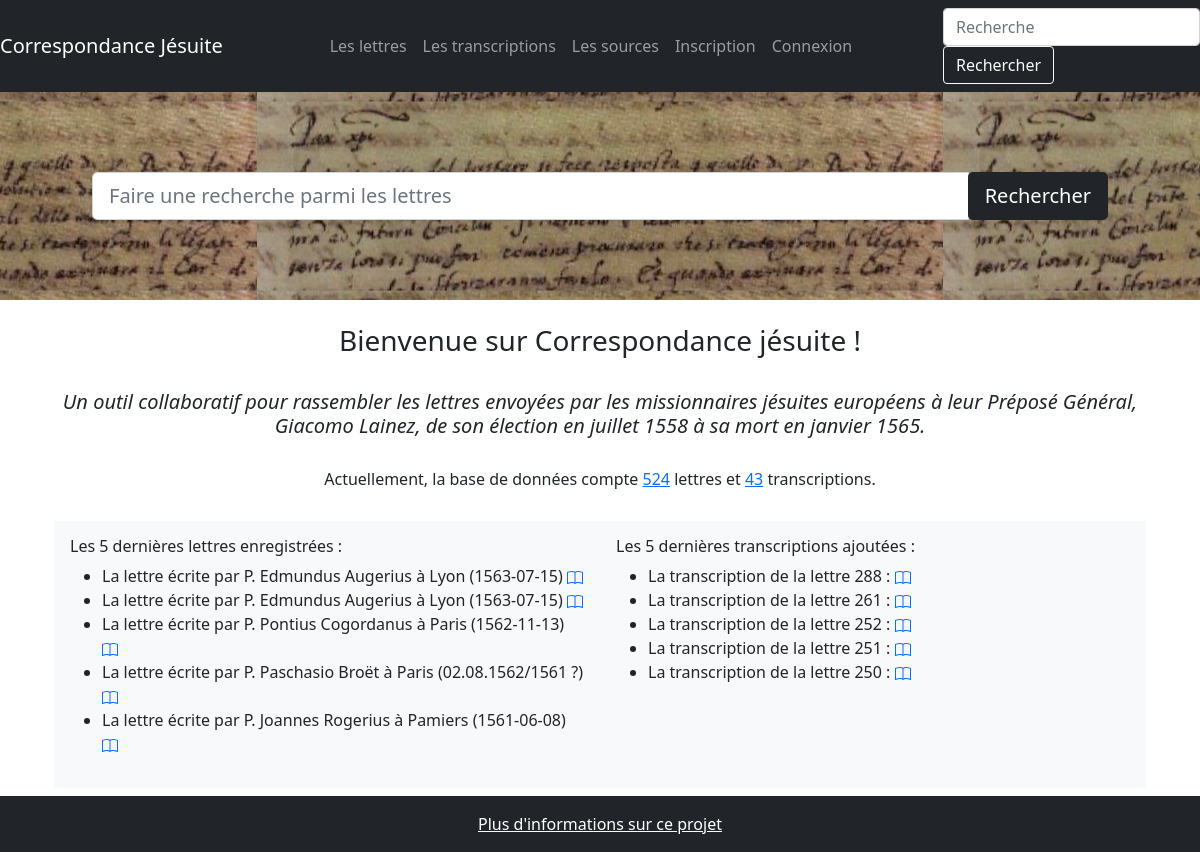
The page / on the database its author committed.
### correspondance/modeles/donnees.py (models this page shows, shortened)
class Lettre(db.Model):
    __tablename__ = "lettre"
    lettre_id = db.Column(db.Integer, unique=True, nullable=False, primary_key=True, autoincrement=True)
    lettre_date = db.Column(db.Text, nullable=False)
    lettre_numero = db.Column(db.Text)
    lettre_redacteur = db.Column(db.Text)
    lettre_lieu = db.Column(db.Text)
    lettre_volume = db.relationship("Publication", secondary=Source, backref=db.backref("Lettre", lazy='dynamic'))
    transcription_texte: List["Transcription"] = db.relationship("Transcription", back_populates="lettre",
                                                                 cascade="all,delete")
    contributions = db.relationship("Contribution", back_populates="lettre")

class Transcription(db.Model):
    __tablename__ = "transcription"
    transcription_id = db.Column(db.Integer, unique=True, nullable=False, primary_key=True, autoincrement=True)
    transcription_texte = db.Column(db.Text, nullable=False)
    transcription_lettre_id = db.Column(db.Integer, db.ForeignKey('lettre.lettre_id'), nullable=False)
    lettre: Lettre = db.relationship("Lettre", back_populates="transcription_texte")
    contributions = db.relationship("Contribution", back_populates="transcription")

### correspondance/routes/generic.py (the view)
@app.route('/')
def accueil():
    toutes_les_lettres = Lettre.query.all()
    dernieres_lettres = Lettre.query.order_by(Lettre.lettre_id.desc()).limit(5).all()
    toutes_les_transcriptions = Transcription.query.all()
    dernieres_transcriptions = Transcription.query.order_by(Transcription.transcription_id.desc()).limit(5).all()
    return render_template('pages/accueil.html', nom="Correspondance jésuite", dernieres_lettres=dernieres_lettres,
                           toutes_les_lettres=toutes_les_lettres, dernieres_transcriptions=dernieres_transcriptions,
                           toutes_les_transcriptions=toutes_les_transcriptions)

### correspondance/templates/pages/accueil.html (shortened to what this page needs)
{% extends "conteneur.html" %}
{% block afternav %}
    {% include "partials/recherche.html" %}
{%endblock%}
{%block corps%}
<div>
    <br/>
        <h3 class="text-center">Bienvenue sur {{nom}} !</h3>
    <br/>
        <h5  class="text-center"><em>Un outil collaboratif pour rassembler les lettres envoyées par les missionnaires
            jésuites européens à leur Préposé Général, Giacomo Lainez, de son élection en juillet 1558 à sa mort en
            janvier 1565.</em>
        </h5>
    <br/>
        {% if toutes_les_lettres and toutes_les_transcriptions %}
            <h6 class="text-center">Actuellement, la base de données compte
                <a href="{{url_for('lettres')}}">{{toutes_les_lettres|length}}</a> lettres et
                <a href="{{url_for('transcriptions')}}">{{toutes_les_transcriptions|length}}</a> transcriptions.
            </h6>
    <br/>
<div class="container">
    <div class="row">
        <div class="col p-3 mb-2 bg-light text-dark">
            <h6> Les {{dernieres_lettres|length}} dernières lettres enregistrées : </h6>
                <ul>{% for lettre in dernieres_lettres %}
                    <li>La lettre écrite par {{lettre.lettre_redacteur}} à {{lettre.lettre_lieu}} ({{lettre.lettre_date}})
                    <a href="{{url_for('unique_lettre', lettre_id = lettre.lettre_id)}}">
                    </a>
                    </li>
                    {% endfor %}
                </ul>
            </div>
            <div class="col p-3 mb-2 bg-light text-dark">
                <h6>Les {{dernieres_transcriptions|length}} dernières transcriptions ajoutées :</h6>
                <ul>{% for transcription in dernieres_transcriptions %}
                    <li>La transcription de la lettre {{transcription.transcription_lettre_id }} :
                    <a href="{{url_for('afficher_transcription', transcription_id = transcription.transcription_id)}}">
                    </a>
                    </li>
                    {% endfor %}
                </ul>
            </div>
        </div>
    </div>
</div>
        {% else %}
                <p>La base de données est en cours de constitution</p>
        {% endif %}
{%endblock%}

### rows shown on the page
Lettre: lettre_redacteur "P. Edmundus Augerius", lettre_lieu "Lyon", lettre_date "1563-07-15"
Lettre: lettre_redacteur "P. Edmundus Augerius", lettre_lieu "Lyon", lettre_date "1563-07-15"
Lettre: lettre_redacteur "P. Pontius Cogordanus", lettre_lieu "Paris", lettre_date "1562-11-13"
Lettre: lettre_redacteur "P. Paschasio Broët", lettre_lieu "Paris", lettre_date "02.08.1562/1561 ?"
Lettre: lettre_redacteur "P. Joannes Rogerius", lettre_lieu "Pamiers", lettre_date "1561-06-08"

### other values the page prints
{{ nom }} "Correspondance jésuite"
{{ toutes_les_lettres|length }} "524"
{{ toutes_les_transcriptions|length }} "43"
{{ dernieres_lettres|length }} "5"
{{ dernieres_transcriptions|length }} "5"
